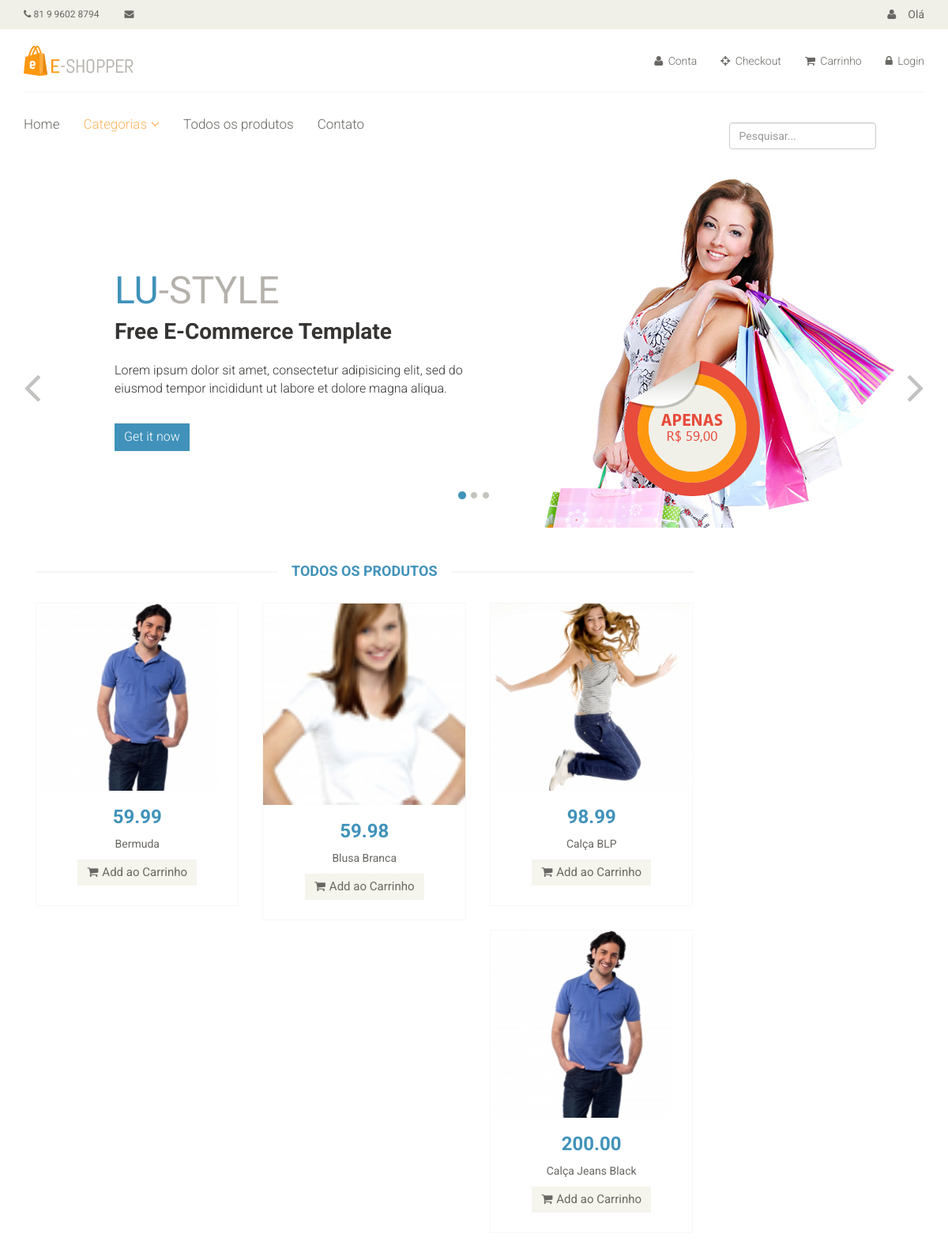
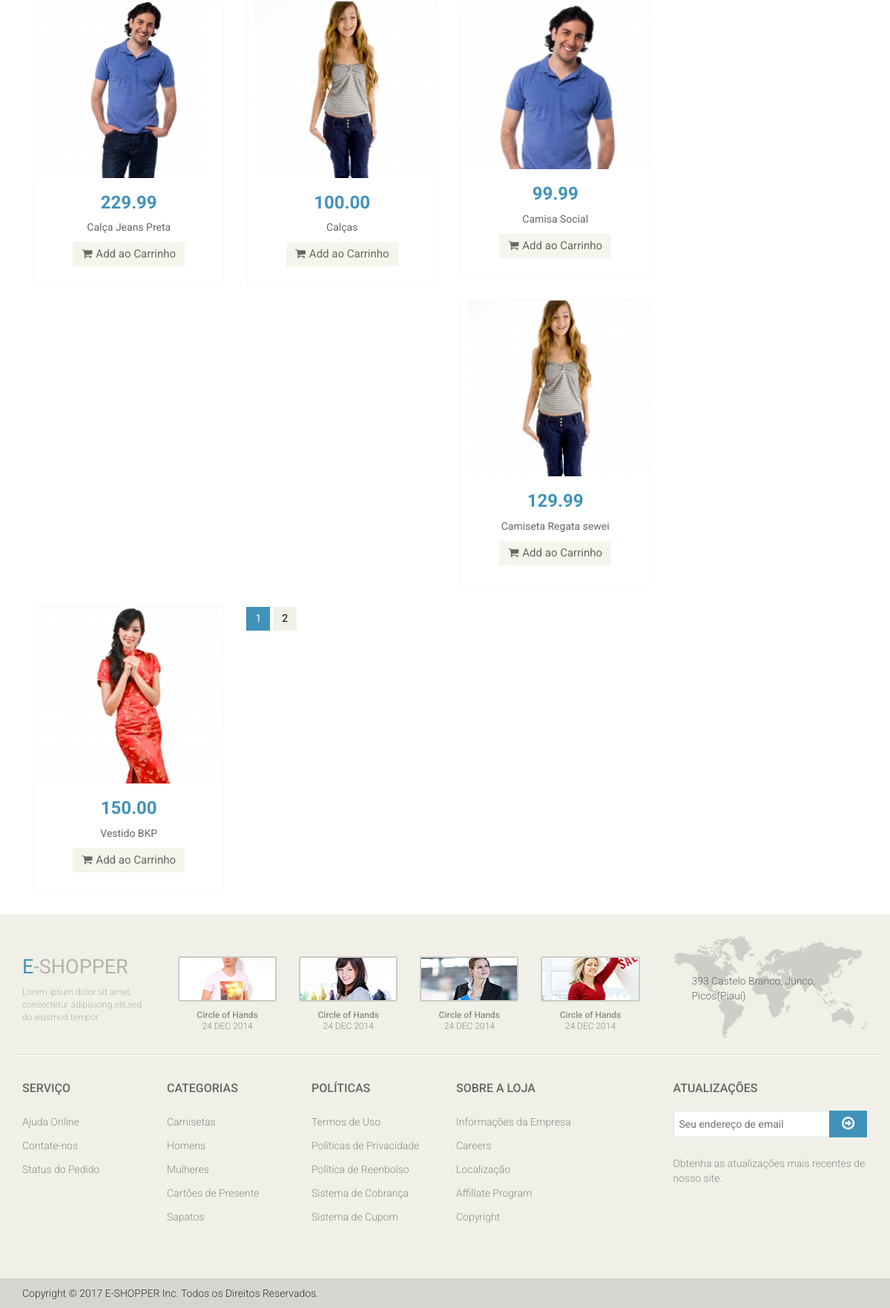
Screenshot of /catalogo/ with the database file from the repository (2 pictures, top to bottom).
### catalog/models.py (models this page shows)
class Product(models.Model):
	name = models.CharField('Nome', max_length=100)
	slug = models.SlugField('Indetificador', max_length=100)
	category = models.ForeignKey('catalog.Category', verbose_name='Categoria')
	description = models.TextField('Descrição', blank=True)
	price = models.DecimalField('Preço', decimal_places=2, max_digits=10)
	image = models.ImageField('Imagem', upload_to='products', blank=True, null=True)
	created = models.DateTimeField('Criado em', auto_now_add=True)
	modified = models.DateTimeField('Modificado em', auto_now_add=True)
	class Meta:
		verbose_name = 'Produto'
		verbose_name_plural = 'Produtos'
		ordering = ['name']
	def __str__(self):
		return self.name
	def get_absolute_url(self):
		return reverse('catalog:product_detail', kwargs={'slug': self.slug})

### catalog/views.py (the view)
class ProductListView(generic.ListView):
	template_name = 'catalog/products.html'
	context_object_name = 'products'
	paginate_by = 9
	def get_queryset(self):
		queryset = Product.objects.all()
		q = self.request.GET.get('q', '')
		if q:
			queryset = queryset.filter(models.Q(name__icontains=q) | models.Q(category__name__icontains=q))
		return queryset

### catalog/context_processors.py (called while the page is built)
def categories(request):
	return {
		'categories': Category.objects.all()
	}

### catalog/models.py (called while the page is built)
	def __str__(self):
		return self.name

	def get_absolute_url(self):
		return reverse('catalog:category', kwargs={'slug': self.slug})

### core/templatetags/pagination.py (called while the page is built)
@register.inclusion_tag('pagination.html')
def pagination(request, paginator, page_obj):
	context = {}
	context['paginator'] = paginator
	context['request'] = request
	context['page_obj'] = page_obj
	getvars = request.GET.copy()
	if 'page' in getvars:
		del getvars['page']
	if len(getvars) > 0:
		context['getvars'] = '&{0}'.format(getvars.urlencode())
	else:
		context['getvars'] = ''
	return context

### catalog/templates/catalog/products.html (shortened to what this page needs)
{% extends "base.html" %}
{% load pagination %}
{% block container %}
	<div class="col-sm-9 padding-right">
					<div class="features_items">
						<h2 class="title text-center">Todos os Produtos</h2>
						{% for product in products %}
							{% include "catalog/_product.html" %}
						{% endfor %}
						{% pagination request paginator page_obj %}
					</div>
				</div>
{% endblock %}

### catalog/templates/catalog/_product.html (shortened to what this page needs)
<div class="col-sm-4">
	<div class="product-image-wrapper">
		<div class="single-products">
			<div class="productinfo text-center">
				{% if product.image %}
					<img src="{{ product.image.url }}" alt="" />
				{% endif %}
				<h2>{{ product.price }}</h2>
				<p>{{ product }}</p>
				<a href="#" class="btn btn-default add-to-cart"><i class="fa fa-shopping-cart"></i>Add ao Carrinho</a>
				</div>
					<a href="{{ product.get_absolute_url }}">
					<div class="product-overlay">
						<div class="overlay-content">
						</div>
					</div>
			</a>
		</div>
	</div>
</div>

### core/static/css/main.css (style rules this page uses)
body { font-family: 'Roboto', sans-serif; background:; position: relative; font-weight:400px; }
a { -webkit-transition: 300ms; -moz-transition: 300ms; -o-transition: 300ms; transition: 300ms; }
h1, h2, h3, h4, h5, h6 { font-family: 'Roboto', sans-serif; }
.left-sidebar h2:after, h2.title:after { content: " "; position: absolute; border: 1px solid #f5f5f5; bottom:8px; left: 0; width: 100%; height: 0; z-index: -2; }
h2.title:before { content: " "; position: absolute; background: #fff; bottom: -6px; width: 220px; height: 30px; z-index: -1; left: 50%; margin-left: -110px; }
.padding-right { padding-right: 0; }
.features_items { overflow:hidden; }
h2.title { color: #4092BA; font-family: 'Roboto', sans-serif; font-size: 18px; font-weight: 700; margin: 0 15px; text-transform: uppercase; margin-bottom: 30px; position: relative; }
.product-image-wrapper { border:1px solid #F7F7F5; overflow: hidden; margin-bottom:30px; }
.single-products { position: relative; }
.productinfo h2 { color: #4092BA; font-family: 'Roboto', sans-serif; font-size: 24px; font-weight: 700; }
.productinfo p { font-family: 'Roboto', sans-serif; font-size: 14px; font-weight: 400; color: #696763; }
.productinfo img { width: 100%; }
.productinfo { position:relative; }
.product-overlay { background:#4092BA; top: 0; display: none; height: 0; position: absolute; transition: height 500ms ease 0s; width: 100%; display: block; opacity:; }
.product-overlay .overlay-content { bottom: 0; position: absolute; bottom: 0; text-align: center; width: 100%; }
.add-to-cart { background:#F5F5ED; border: 0 none; border-radius: 0; color: #696763; font-family: 'Roboto', sans-serif; font-size: 15px; margin-bottom: 25px; }
.add-to-cart i { margin-right:5px; }

### rows the page displays
Product: image (picture), price "59.99", name "Bermuda"
Product: image (picture), price "59.98", name "Blusa Branca"
Product: image (picture), price "98.99", name "Calça BLP"
Product: image (picture), price "200.00", name "Calça Jeans Black"
Product: image (picture), price "229.99", name "Calça Jeans Preta"
Product: image (picture), price "100.00", name "Calças"
Product: image (picture), price "99.99", name "Camisa Social"
Product: image (picture), price "129.99", name "Camiseta Regata sewei"
Product: image (picture), price "150.00", name "Vestido BKP"

### other values shown
{{ page }} "1" "2"
